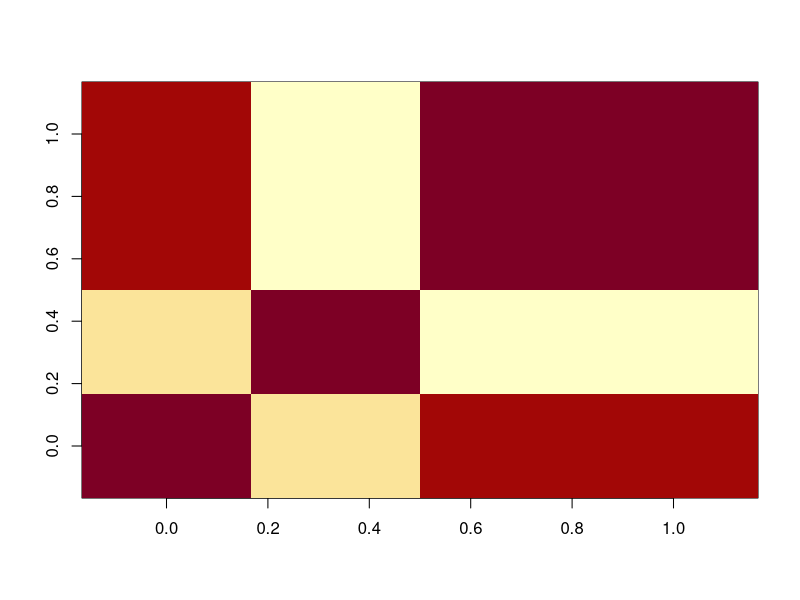
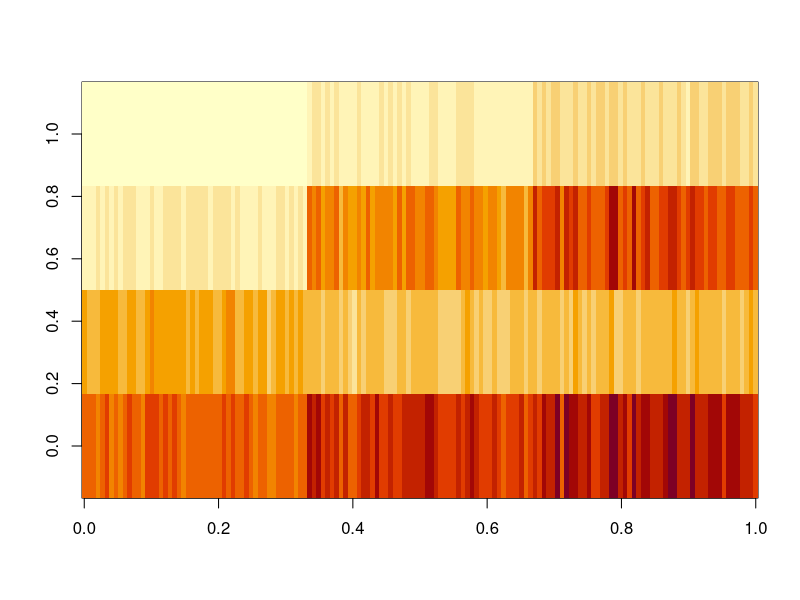
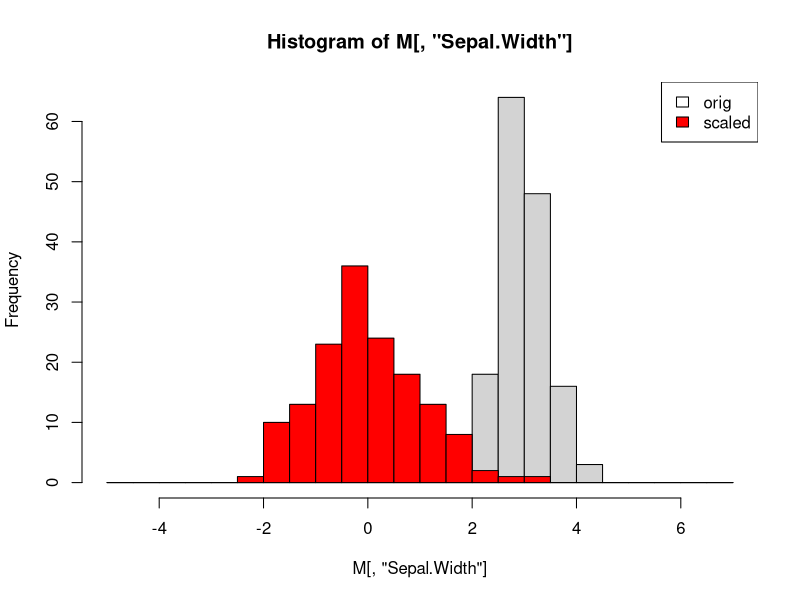
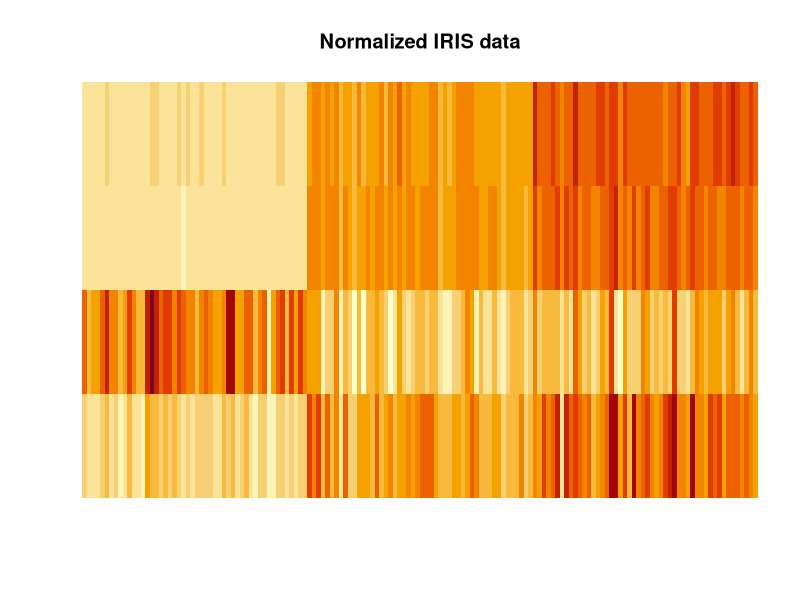
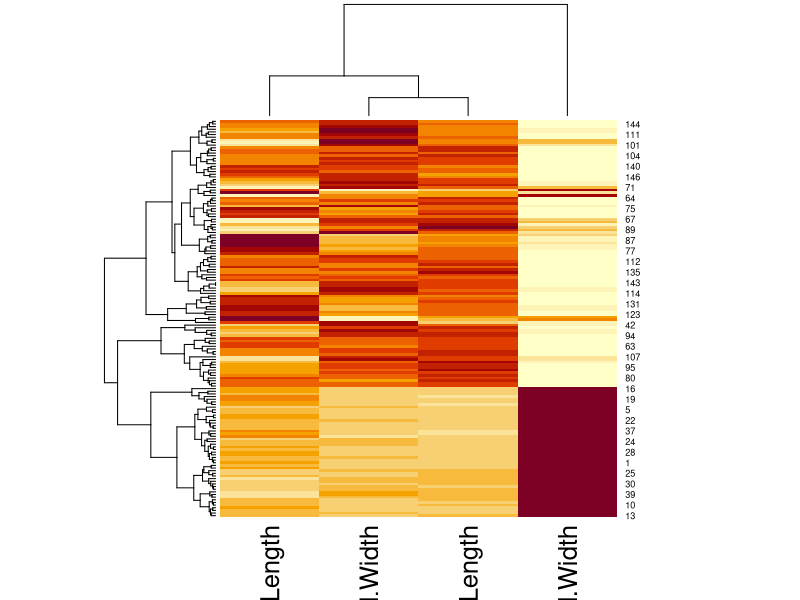
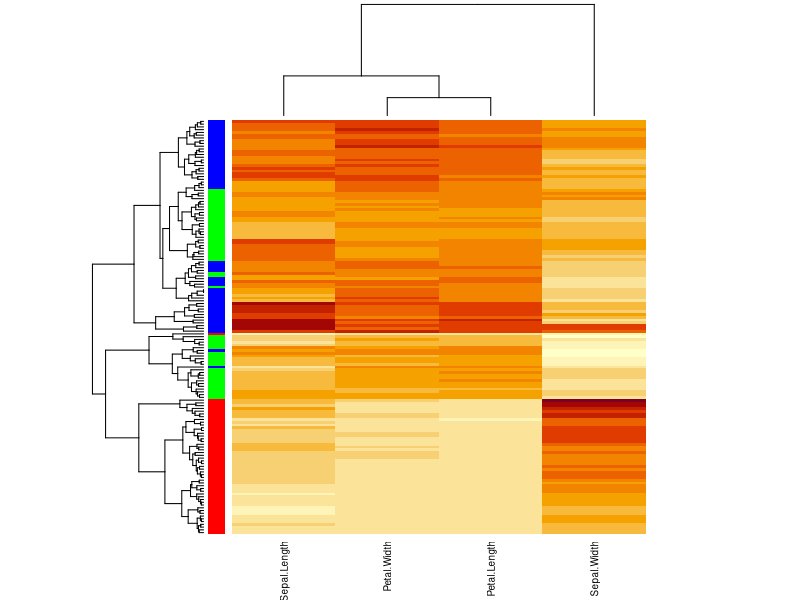
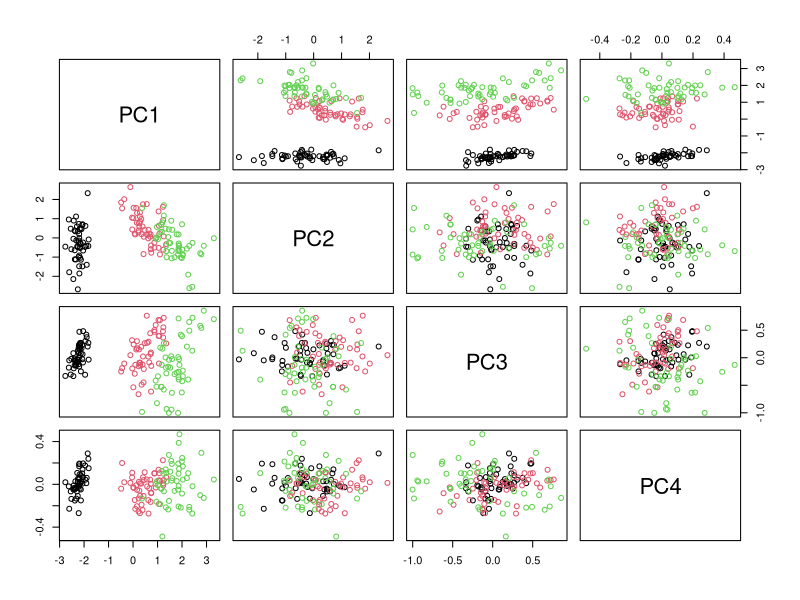
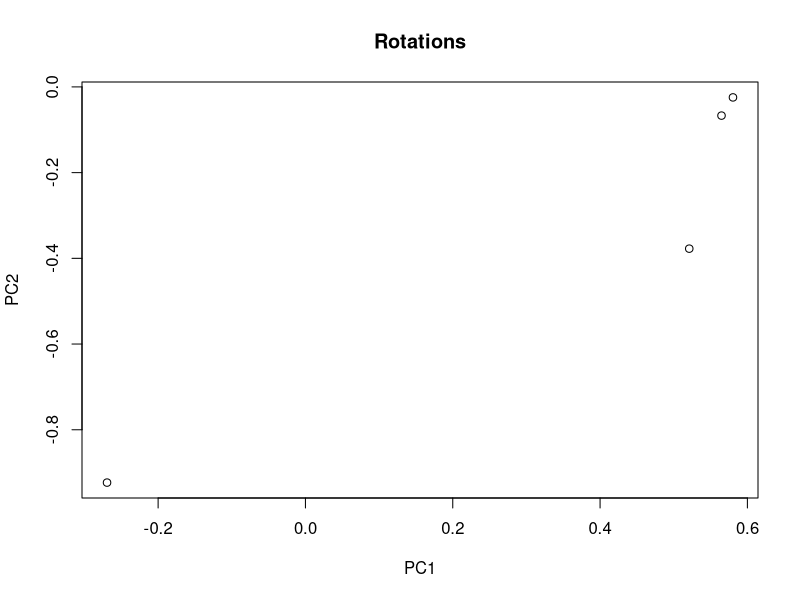

Write R code to recreate these figures, in order.
## ---- chunk 1
niris=iris[,-5]
C=cor(niris)
C
image(C)
## ---- chunk 2
M=as.matrix(niris)
image(M)
## ---- chunk 3
M=as.matrix(niris)
S=scale(M)            # scales column-wise
br=seq(-5,7,by=0.5)   # set common break points for the histograms below
hist(M[,"Sepal.Width"], breaks = br)
hist(S[,"Sepal.Width"], breaks = br, add=TRUE, col="red")      # add histogram to current plot
legend("topright", c("orig","scaled"), fill=c("white", "red"))

image(S,main="Normalized IRIS data", axes=FALSE)              # as before, suppress axes

#add axes flexibly
#axis(4,at=seq(0,1,length.out=ncol(S)), labels=colnames(S), las=2) # Understand this command
## ---- chunk 4
heatmap(S)
## ---- chunk 5
cols = rainbow(3)[iris$Species]  # understand how color is defined
heatmap(S,scale="none", RowSideColors=cols,labRow=FALSE, cexCol=0.9)
## ---- chunk 6
pdf("../data/heatmap.pdf") # similar for jpeg, png, ...
heatmap(M,scale="col", RowSideColors=cols,labRow=FALSE, cexCol=0.9)
dev.off()  # close device = pdf file
## ---- chunk 7
M=as.matrix(iris[,-5])     # numerical data, some operations below require matrices not data frames (%*%)
s=iris[,5]                 # species attributes (factor)
## ---- chunk 8
pca=prcomp(M, scale=TRUE)
## ---- chunk 9
R=pca$rotation  # rotation matrix
S=pca$x         # score matrix = rotated scaled data matrix = Ds %*% R
pairs(S, col=s) # 
plot(R[,1:2], main="Rotations")
# covariance matrix of scores is diagonal (by design)
# --> principal components are uncorrelated
CS=cov(S)   # = t(S) %*% S / (nrow(S) - 1)
CS
## ---- chunk 10
plot(S[,1:2],pch=21, bg=s)  # score-plot
## ---- chunk 11
biplot(pca, pc.biplot = TRUE) 
